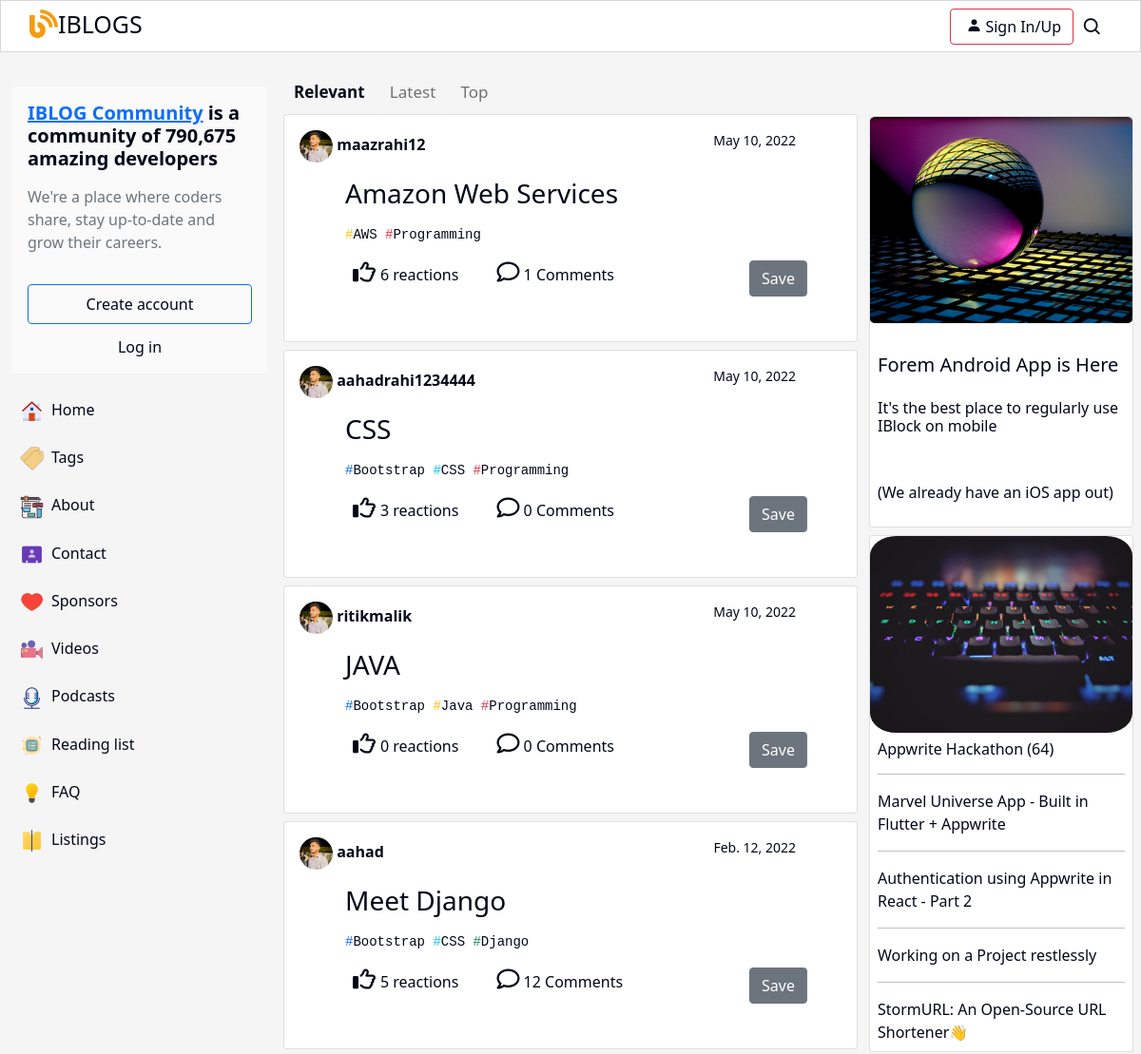
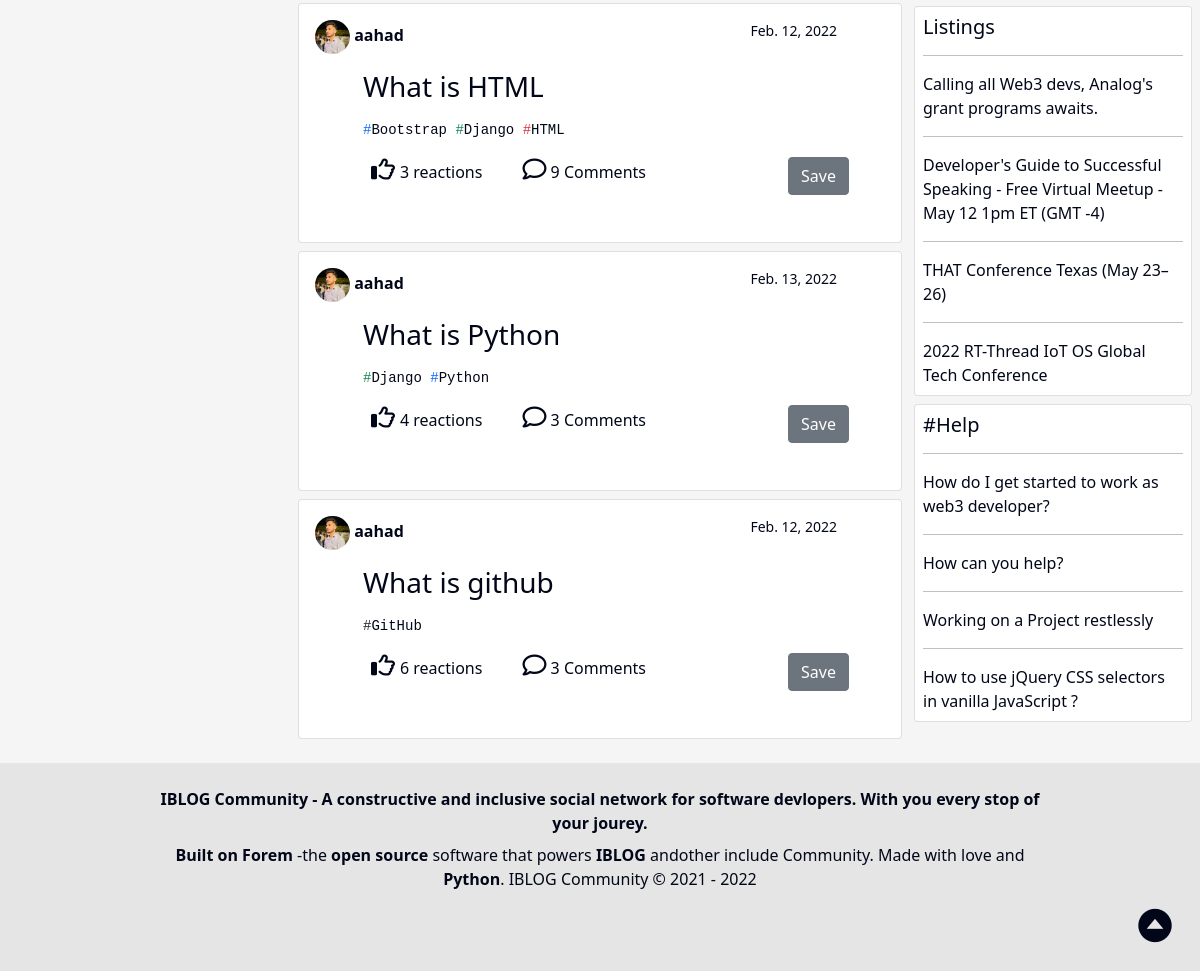
The page / on the database its author committed (2 pictures, top to bottom).
### app/models.py (models this page shows, shortened)
class Post(models.Model):
    user_id=models.ForeignKey(User, on_delete=models.CASCADE,related_name='post', )
    title=models.CharField(max_length=200)
    content = models.TextField(max_length=1000)
    category=models.ManyToManyField(Category)
    image=models.ImageField(upload_to='app/Post/')
    created_date =models.DateField(auto_now_add=True,null=True)
    updated_date =models.DateField(auto_now=True)
    Created_by = models.CharField(max_length=200,blank=True)
    updated_by = models.CharField(max_length=200,blank=True)
    likes = models.ManyToManyField(User, related_name='blogpost_like',blank=True)
    class Meta:
        ordering = ['title']

class ResizeImageMixin:
    def resize(self, imageField: models.ImageField, size:tuple):
        im = Image.open(imageField)  # Catch original
        source_image = im.convert('RGB')
        source_image.thumbnail(size)  # Resize to size
        output = BytesIO()
        source_image.save(output, format='JPEG') # Save resize image to bytes
        output.seek(0)
        content_file = ContentFile(output.read())  # Read output and create ContentFile in memory
        file = File(content_file)
        random_name = f'{uuid.uuid4()}.jpeg'
        imageField.save(random_name, file, save=False)

class Category(models.Model,ResizeImageMixin):
    CHOICES=[
        ('success','Green '),
        ('danger','Red'),
        ('dark','Black'),
        ('warning','Yellow'),
         ('info','Sky Blue'),
         ('primary','Blue'),
       ]
    user_id=models.ForeignKey(User, on_delete=models.CASCADE,related_name='category')
    title = models.CharField(max_length=100)
    color=models.CharField(max_length=32,choices=CHOICES,default='Black' ,verbose_name="Chuse categry color")
    description=models.TextField()
    url=models.CharField(max_length=100)
    created_date =models.DateField(auto_now_add=True,null=True)
    updated_date =models.DateField(auto_now=True)
    Created_by = models.TextField(max_length=200,blank=True)
    updated_by = models.TextField(max_length=200,blank=True)
    class Meta:
        ordering = ['title']
    def __str__(self):
        return self.title

### app/views.py (the view)
# urls.py: path('',views.home ,name='home'),
def home(request):
    search=1
    if 'search' in request.GET:
        search=request.GET['search']
        post_relevant_title=Post.objects.filter(title__icontains=search)
        post_relevant_cantent=Post.objects.filter(content__icontains=search)
        post_relevant=post_relevant_title | post_relevant_cantent
    else:
        post_relevant =Post.objects.all()[:11]
    posts=Post.objects.all().order_by('-created_date')
    post_top =Post.objects.all().annotate(count=Count('likes')).order_by('-count')
    cat=Category.objects.all()
    list_of_tuples = [(p,p.comment.count(),p.activity.count()) for p in posts]
    data ={
        'search':search,
         'cats':cat,
          'posts':list_of_tuples,
          'post_top': post_top,
          'post_relevant': post_relevant,
               }
    return  render(request,'app/home.html',data)

### app/templates/app/home.html (shortened to what this page needs)
{% extends 'app/base.html' %}
{% load static %}
{% block body %}
<div class="containe px-md-2" >
    <div class="row">
<div class="col-md-3 d-md-block p-0 d-none">
    {% if not request.user.is_authenticated  %}
    <div class="card body1 mr-1 m-md-3" >
        <h5 class="p-3 pb-1">
          <b class="">  <a href="" class="text-primary  ">IBLOG Community</a> is a community of 790,675 amazing developers</b>
        </h5>
        <p class="p-3 pt-1 text-muted">We're a place where coders share, stay up-to-date and grow their careers.</p>
        <a href="{% url 'signup' %}" class="btn btn-outline-primary p-2 mx-3 mb-1">Create account</a>
        <a href="{% url 'login' %}" class="text-center button mx-3 mb-2 py-2" style=" text-decoration:none;" >Log in</a>
    </div>
    {% endif %}
    <div class="card body hover mt-2" >
    <a href="/"class="text-left button mx-3 mb-2 py-2 " style=" text-decoration:none;" ><img class="px-2" src="{% static 'app/img/home.png' %}"/>Home</a>
    <a href="/tags" class="text-left button mx-3 mb-2 py-2  " style=" text-decoration:none;"><img class="px-2" src="{% static 'app/img/tags.png' %}"/>Tags</a>
    <a href="/about"class="text-left button mx-3 mb-2 py-2 " style=" text-decoration:none;"><img class="px-2" src="{% static 'app/img/about.png' %}"/>About</a>
    <a href="/contacts"class="text-left button mx-3 mb-2 py-2 " style=" text-decoration:none;"><img class="px-2" src="{% static 'app/img/contact.png' %}"/>Contact</a>
    <a href=""class="text-left button mx-3 mb-2 py-2 " style=" text-decoration:none;"><img class="px-2" src="{% static 'app/img/heart.png' %}"/>Sponsors</a>
    <a href=""class="text-left button mx-3 mb-2 py-2 " style=" text-decoration:none;"><img class="px-2" src="{% static 'app/img/video.png' %}"/>Videos</a>
    <a href=""class="text-left button mx-3 mb-2 py-2 " style=" text-decoration:none;"><img class="px-2" src="{% static 'app/img/mick.png' %}"/>Podcasts</a>
    <a href=""class="text-left button mx-3 mb-2 py-2 " style=" text-decoration:none;"><img class="px-2" src="{% static 'app/img/list.png' %}"/>Reading list</a>
    <a href=""class="text-left button mx-3 mb-2 py-2 " style=" text-decoration:none;"><img class="px-2" src="{% static 'app/img/fqr.png' %}"/>FAQ</a>
    <a href=""class="text-left button mx-3 mb-2 py-2 " style=" text-decoration:none;"><img class="px-2" src="{% static 'app/img/items.png' %}"/>Listings</a>
    </div>
</div>
<div class="col-md-6 ">
    <div class="row ">
       <div class="d-flex p-0  justify-content-center">
        <div class="col">
          <div class="toplatest">
            <div id="myDIV">
                <button onclick="myFunction1()" class="btnn active">Relevant</button>
                <button onclick="myFunction2()" class="btnn ">Latest</button>
                <button onclick="myFunction3()" class="btnn">Top</button>
                </div>
          </div>
           <div id="relevant">
            {% for p in post_relevant %}
            <div  class="cardbg card tags mb-2 " >
               <div class="card-body">
                <div class="row"> <span class="">
                    <a href="/post/{{p.user_id}}" style="text-decoration: none;"><img src="{% static 'app/img/aahad.jpg' %}" class="rounded-circle " style="width: 35px;" alt="">
                        <b class=""> {{p.user_id}}</b></a>
                    <small class="float-end mx-5 ">{{p.created_date}}</small>
                </div>
                   <div class="card-text px-5 ">
                      <a class="nav-link link-dark  p-0"  href="/app/{{p.id}}"><h3 class="m-0 their title py-3"> {{p.title}}</h3></a>
                      <span class="d-flex">
                      {% for area in p.category.all|slice:":3" %}
                      <pre><a href="/category/{{area.url}} " style="text-decoration: none; color: black;"><span class="text-{{area.color}}">#</span><span>{{ area }} </span></a></pre>
                      {% endfor %}
                      </span>
                      <div class="row">
                        <div class="col-auto respons p-0"><span class=""><a class="nav-link link-dark p-0"  href="/app/{{p.id}}">  <i class="fa-regular fa-thumbs-up" style="font-size: 24px; margin-right: 5px;" ></i>{{ p.likes.count  }} reactions</a></span></div>
                        <div class="col-auto respons p-0"><span class=""><a class="nav-link    link-dark p-0"  href="/app/{{p.id}}"> <i class="fa-regular fa-comment" style="font-size:24px"></i> {{p.comment.count}} Comments</a></span></div>
                          <div class="col p-0   "> <button class="ms-2 btrespons btn btn-secondary m-0 float-end">Save</button></div>
                      </div>
                   </div>
               </div>
            </div>
            {% endfor %}
           </div>
             </div>
        </div>
       </div>
</div>
<div class="col-md-3 col mt-5">
    <div class="card cardbg  mb-2 ">
        <img style="border-radius: 2%" src="{% static 'app/img/bol.jpg' %}"  alt="">
        <br>
       <div class="p-2">
           <h5 class="m-0 bold font-weight-bold">Forem Android App is Here</h5>
           <br>
           <h6 class="m-0">
            It's the best place to regularly use IBlock on mobile</h6>
            <br>
            <br>
           <p>(We already have an iOS app out)</p>
      </div>
    </div>
    <div class="card cardbg  mb-2 ">
        <img style="border-radius: 10%" src="{% static 'app/img/key.jpg' %}"  alt="">
       <div class="p-2"> <h6 class="m-0">Appwrite Hackathon (64)</h6>
        <hr>
       <p class="m-0">Marvel Universe App - Built in Flutter + Appwrite</p>
       <hr >
       <p class="m-0">Authentication using Appwrite in React - Part 2</p> <hr >
       <p class="m-0">Working on a Project restlessly</p> <hr >
       <p class="m-0">StormURL: An Open-Source URL Shortener👋</p></div>
      </div>
      <div class="card cardbg  mb-2 ">
        <div class="p-2"> <h5 class="m-0">Listings</h5>
         <hr>
        <p class="m-0">Calling all Web3 devs, Analog's grant programs awaits.
        </p>
        <hr >
        <p class="m-0">Developer's Guide to Successful Speaking - Free Virtual Meetup - May 12 1pm ET (GMT -4)</p> <hr >
        <p class="m-0">THAT Conference Texas (May 23–26)</p> <hr >
        <p class="m-0">2022 RT-Thread IoT OS Global Tech Conference</p></div>
       </div>
      <div class="card cardbg  mb-2 ">
        <div class="p-2"> <h5 class="m-0">#Help</h5>
         <hr>
        <p class="m-0">How do I get started to work as web3 developer?</p>
        <hr >
        <p class="m-0">How can you help?</p> <hr >
        <p class="m-0">Working on a Project restlessly</p> <hr >
        <p class="m-0">How to use jQuery CSS selectors in vanilla JavaScript ?</p></div>
       </div>
     </div>
     </div>
</div>
    </div>
{% endblock body %}

### app/static/app/css/style.css (style rules this page uses)
@media only screen and (min-width: 768px) { .toplatest { display: flex; justify-content: space-between; } }
@media only screen and (min-width: 768px) { .tags { height: 15rem; } }
@media only screen and (min-width: 768px) { .respons { margin: 20px; } }
* { margin: 0; padding: 0; box-sizing: border-box; color:var(--color); }
:root { --nav-color:#fff; --top-color:#fff; --search-boder:#6495ED; --side-nav:#fff; --color:#010718; --body-color:rgb(245,245,245); --text-color:#010718; --search-bar:#f2f2f2; --search-text:#010718; --border-color:rgb(216, 216, 216); --card-bg:#fafafa; --footer-bg:#E5E5E5; --login-color:#fff; --muted-color:#717171; }
.body { background-color: var(--body-color); }
.nav-link { padding: .5rem .5rem !important; }
.col .cardbg { background-color: var(--nav-color); }
body a { color:var(--text-color) !important; }
.containe .body { background-color:var(--body-color); border-color:var(--body-color) ; }
.containe .body1 { background-color:var(--card-bg); border-color:var(--body-color) ; }
.btnn { border: none; outline: none; padding:10px 11px 10px 11px; background-color: var(--body-color) ; cursor: pointer; border-radius: 7px; font-size: 17px !important; color: var(--muted-color) !important; text-decoration: none; }
.active { color: var(--text-color) !important; font-weight: bold; }
.fa-regular { color:var(--text-color); cursor: pointer; font-size: 24px; }

### rows shown on the page
Post: user_id "maazrahi12", created_date "May 10, 2022", title "Amazon Web Services", likes.count "6", comment.count "1"
Category: title "AWS"
Category: title "Programming"
Post: user_id "aahadrahi1234444", created_date "May 10, 2022", title "CSS", likes.count "3", comment.count "0"
Category: title "Bootstrap"
Category: title "CSS"
Post: user_id "ritikmalik", created_date "May 10, 2022", title "JAVA", likes.count "0", comment.count "0"
Category: title "Java"
Post: user_id "aahad", created_date "Feb. 12, 2022", title "Meet Django", likes.count "5", comment.count "12"
Category: title "Django"
Post: user_id "aahad", created_date "Feb. 12, 2022", title "What is HTML", likes.count "3", comment.count "9"
Category: title "HTML"
Post: user_id "aahad", created_date "Feb. 13, 2022", title "What is Python", likes.count "4", comment.count "3"
Category: title "Python"
Post: user_id "aahad", created_date "Feb. 12, 2022", title "What is github", likes.count "6", comment.count "3"
Category: title "GitHub"
